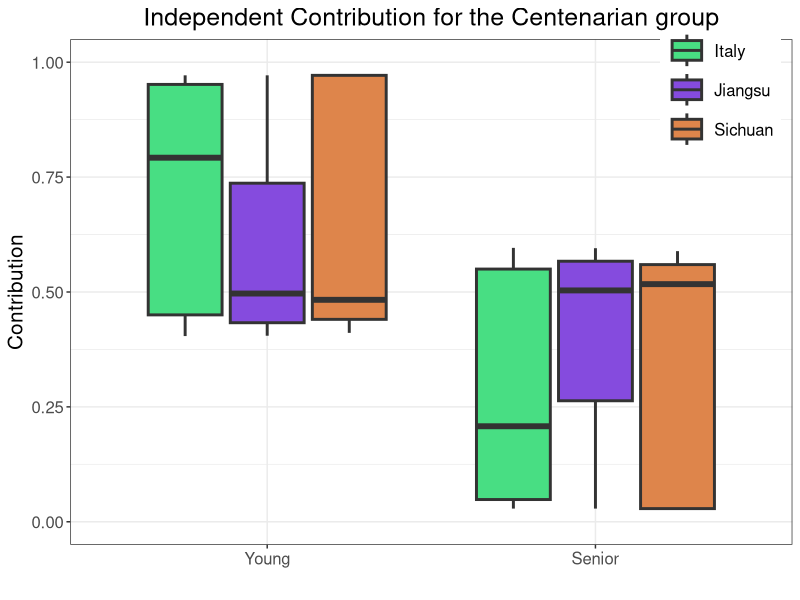
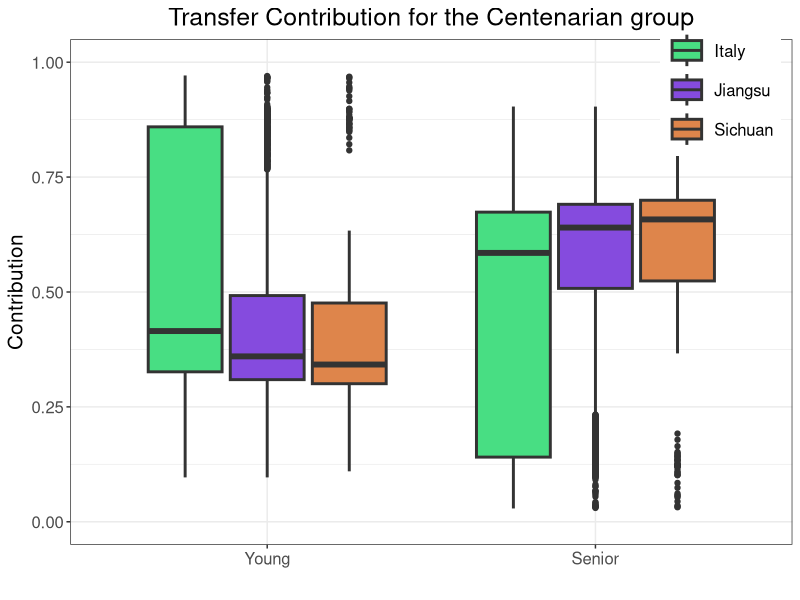

These charts were generated, in order, by the following R code:
library(ggplot2)
library(ggpubr)
library(dplyr)
library(reshape2)

inde.Data <- read.csv('whole_independent_result.csv') 
trans.Data <- read.csv('whole_transfer_result.csv')
inde.Data['mode'] <- 'independent'
trans.Data['mode'] <- 'transfer'
bind.Data <- bind_rows(inde.Data, trans.Data)
# bind.Data$Env <- factor(bind.Data$Env, levels=c('Young','Middle age', 'Elder'))
bind.Data$Env <- factor(bind.Data$Env, levels=c('Young', 'Senior'))

inde.Data$Env <- factor(inde.Data$Env, levels=c('Young', 'Senior'))
inde.Data$Env <- factor(inde.Data$Env, levels=c('Young', 'Senior'))

inde.box.Plot <- ggplot(inde.Data)+
                geom_boxplot(aes(x=Env, y=Contribution, fill=Region), lwd=1)+
                ylim(c(0, 1))+
                xlim(c('Young', 'Senior'))+
                xlab('')+
                ylab('Contribution')+
                scale_fill_manual(values=c('#48de83', '#854bde', '#de854b'))+
                theme_bw()+
                labs(title='Independent Contribution for the Centenarian group')+
                theme(text=element_text(size=15),
                        plot.title=(element_text(hjust=0.5)),
                        legend.title=element_blank(),
                        legend.position=(c(0.9, 0.9)),
                        legend.key.size=unit(1, 'cm'))
ggsave('independent_box_plot_Centenarian.jpg', height=10, width=15)

trans.box.Plot <- ggplot(trans.Data)+
                geom_boxplot(aes(x=Env, y=Contribution, fill=Region), lwd=1)+
                ylim(c(0, 1))+
                xlim(c('Young', 'Senior'))+
                xlab('')+
                ylab('Contribution')+
                scale_fill_manual(values=c('#48de83', '#854bde', '#de854b'))+
                theme_bw()+
                labs(title='Transfer Contribution for the Centenarian group')+
                theme(text=element_text(size = 15),
                        plot.title=(element_text(hjust = 0.5)),
                        legend.title=element_blank(),
                        legend.position=(c(0.9, 0.9)),
                        legend.key.size=unit(1, 'cm'))
ggsave('transfer_box_plot_Centenarian.jpg', height=5, width=6)